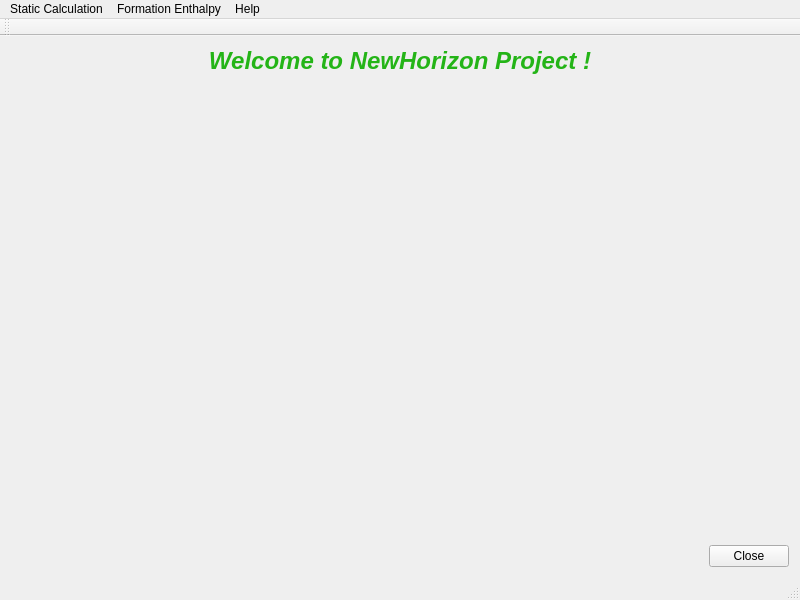
<?xml version="1.0" encoding="UTF-8"?>
<ui version="4.0">
 <class>NewHorizon</class>
 <widget class="QMainWindow" name="NewHorizon">
  <property name="geometry">
   <rect>
    <x>0</x>
    <y>0</y>
    <width>800</width>
    <height>600</height>
   </rect>
  </property>
  <property name="windowTitle">
   <string>NewHorizon</string>
  </property>
  <widget class="QWidget" name="centralWidget">
   <layout class="QGridLayout" name="gridLayout">
    <item row="2" column="0">
     <spacer name="horizontalSpacer">
      <property name="orientation">
       <enum>Qt::Horizontal</enum>
      </property>
      <property name="sizeHint" stdset="0">
       <size>
        <width>40</width>
        <height>20</height>
       </size>
      </property>
     </spacer>
    </item>
    <item row="1" column="1">
     <spacer name="verticalSpacer">
      <property name="orientation">
       <enum>Qt::Vertical</enum>
      </property>
      <property name="sizeHint" stdset="0">
       <size>
        <width>20</width>
        <height>40</height>
       </size>
      </property>
     </spacer>
    </item>
    <item row="2" column="1">
     <widget class="QPushButton" name="pushButton_close">
      <property name="text">
       <string>Close</string>
      </property>
     </widget>
    </item>
    <item row="0" column="0" colspan="2">
     <widget class="QLabel" name="label">
      <property name="text">
       <string>&lt;html&gt;&lt;head/&gt;&lt;body&gt;&lt;p align=&quot;center&quot;&gt;&lt;span style=&quot; font-size:18pt; font-weight:600; font-style:italic; color:#24b417;&quot;&gt;Welcome to NewHorizon Project !&lt;/span&gt;&lt;/p&gt;&lt;/body&gt;&lt;/html&gt;</string>
      </property>
     </widget>
    </item>
   </layout>
  </widget>
  <widget class="QMenuBar" name="menuBar">
   <property name="geometry">
    <rect>
     <x>0</x>
     <y>0</y>
     <width>800</width>
     <height>22</height>
    </rect>
   </property>
   <widget class="QMenu" name="menuStatic_Calculation">
    <property name="title">
     <string>Static Calculation</string>
    </property>
    <addaction name="actionNew_File"/>
    <addaction name="actionRead_File"/>
    <addaction name="actionOpen_File"/>
    <addaction name="actionExit"/>
   </widget>
   <widget class="QMenu" name="menuFormation_Enthalpy">
    <property name="title">
     <string>Formation Enthalpy</string>
    </property>
    <addaction name="actionIzodesmic_Reaction"/>
    <addaction name="actionIncremental_Method"/>
   </widget>
   <widget class="QMenu" name="menuHelp">
    <property name="title">
     <string>Help</string>
    </property>
    <addaction name="actionAbout"/>
    <addaction name="actionManual"/>
    <addaction name="actionTheoretical_Background"/>
   </widget>
   <addaction name="menuStatic_Calculation"/>
   <addaction name="menuFormation_Enthalpy"/>
   <addaction name="menuHelp"/>
  </widget>
  <widget class="QToolBar" name="mainToolBar">
   <attribute name="toolBarArea">
    <enum>TopToolBarArea</enum>
   </attribute>
   <attribute name="toolBarBreak">
    <bool>false</bool>
   </attribute>
  </widget>
  <widget class="QStatusBar" name="statusBar"/>
  <action name="actionLoad_File">
   <property name="text">
    <string>Load File</string>
   </property>
  </action>
  <action name="actiongaussian_file">
   <property name="text">
    <string>gaussian-file</string>
   </property>
  </action>
  <action name="actionnwchem_file">
   <property name="text">
    <string>nwchem-file</string>
   </property>
  </action>
  <action name="actionRead_File">
   <property name="text">
    <string>Read File</string>
   </property>
  </action>
  <action name="actionOpen_File">
   <property name="text">
    <string>Open File</string>
   </property>
  </action>
  <action name="actionExit">
   <property name="text">
    <string>Exit</string>
   </property>
  </action>
  <action name="actionNew_File">
   <property name="text">
    <string>New File</string>
   </property>
  </action>
  <action name="actionAbout">
   <property name="text">
    <string>About </string>
   </property>
  </action>
  <action name="actionManual">
   <property name="text">
    <string>Manual</string>
   </property>
  </action>
  <action name="actionTheoretical_Background">
   <property name="text">
    <string>Theoretical Background</string>
   </property>
  </action>
  <action name="actionIzodesmic_Reaction">
   <property name="text">
    <string>Izodesmic Reaction</string>
   </property>
  </action>
  <action name="actionIncremental_Method">
   <property name="text">
    <string>Incremental Method</string>
   </property>
  </action>
 </widget>
 <layoutdefault spacing="6" margin="11"/>
 <resources/>
 <connections/>
</ui>
